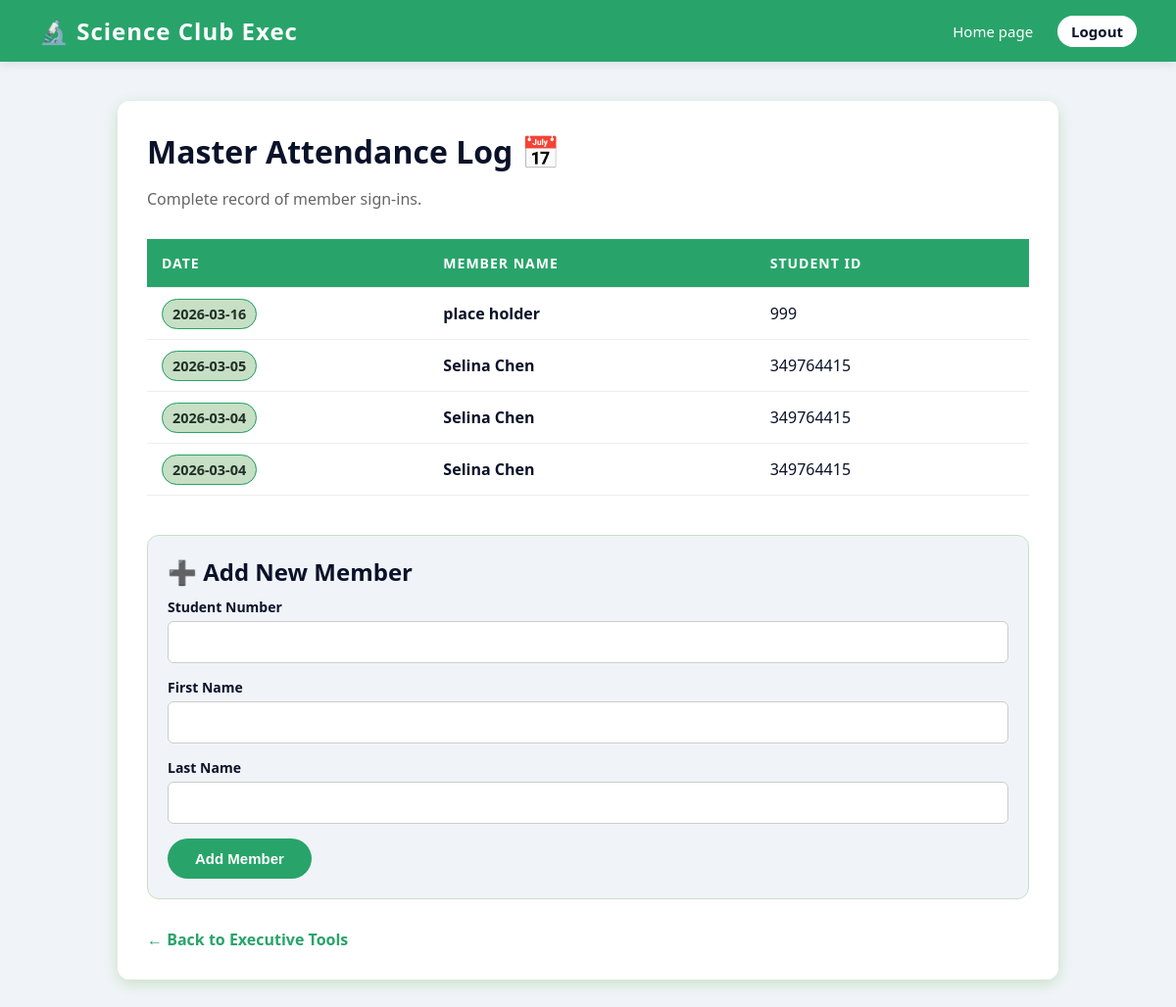
The page /attendance (signed in) on the database its author committed.
### tables this page shows
CREATE TABLE ATTENDANCE (
        attendanceID VARCHAR(100) PRIMARY KEY,
        "Student_number" VARCHAR(50),
        attendance_date DATETIME NOT NULL,
        FOREIGN KEY ("Student_number") REFERENCES MEMBER(Student_number)
    );

### app.py (the view)
@app.route('/attendance')
def attendance():
    if not session.get('logged_in'):
        return redirect('/')
    attendance_history = []  # stores records as a dict
    try:
        conn = get_db()
        cursor = conn.cursor()
        cursor.execute("SELECT Student_number, Firstname, Lastname FROM MEMBER")
        members_dict = {
            str(row[0]).strip(): f"{row[1]} {row[2]}"  # maps each student number to their full name
            for row in cursor.fetchall()
        }
        cursor.execute("SELECT student_number, attendance_date FROM ATTENDANCE ORDER BY attendance_date DESC")
        records = cursor.fetchall()
        for row in records:
            s_id = str(row[0])  # converts student number to string
            a_date = row[1]  # stores the attendance date
            s_name = members_dict.get(s_id, "Unknown Member") # fallback if member not found
            attendance_history.append({
                'date': a_date,
                'name': s_name,
                'id': s_id
            })
        conn.close()
    except Exception as e:
        print(f"Error loading attendance log: {e}")
        flash("Could not load attendance data.", "danger")
    return render_template('attendance.html', records=attendance_history)

### app.py (called while the page is built)
def get_db():
    conn = sqlite3.connect(DATABASE)  # opens a connection to the SQLite database file
    return conn  # returns the connection so it can be used by other functions

### templates/attendance.html (shortened to what this page needs)
<!DOCTYPE html>
<html lang="en">
<head>
</head>
<body>
<div class="navbar">
    <div class="navbar-brand">🔬 Science Club Exec</div>
    <div class="nav-links">
        <a href="{{ url_for('dashboard') }}">Home page</a>
        <a href="{{ url_for('logout') }}" class="logout-btn">Logout</a>
    </div>
</div>
<div class="container">
    <h1>Master Attendance Log 📅</h1>
    <p>Complete record of member sign-ins.</p>
    <table>
        <thead>
            <tr>
                <th>Date</th>
                <th>Member Name</th>
                <th>Student ID</th>
            </tr>
        </thead>
        <tbody>
            {% if records %}
                {% for record in records %}
                <tr>
                    <td><span class="date-badge">{{ record.date }}</span></td>
                    <td><strong>{{ record.name }}</strong></td>
                    <td>{{ record.id }}</td>
                </tr>
                {% endfor %}
            {% else %}
                <tr>
                    <td colspan="3" class="empty-state">No attendance records found yet!</td>
                </tr>
            {% endif %}
        </tbody>
    </table>
    <div class="form-section">
        <h2>➕ Add New Member</h2>
        <form method="POST" action="{{ url_for('add_member') }}">
            <div class="form-group">
                <label for="number">Student Number</label>
                <input type="text" class="form-control" id="number" name="number" required>
            </div>
            <div class="form-group">
                <label for="first">First Name</label>
                <input type="text" class="form-control" id="first" name="first" required>
            </div>
            <div class="form-group">
                <label for="last">Last Name</label>
                <input type="text" class="form-control" id="last" name="last" required>
            </div>
            <button type="submit" class="btn-primary">Add Member</button>
        </form>
    </div>
    <a href="{{ url_for('dashboard') }}" class="back-btn">← Back to Executive Tools</a>
</div>
</body>
</html>

### templates/attendance.html (style rules this page uses)
body { font-family: 'Segoe UI', Tahoma, Geneva, Verdana, sans-serif; background-color: #f0f4f8; margin: 0; color: #0a122a; }
.navbar { background-color: #28a46a; color: white; padding: 15px 40px; display: flex; justify-content: space-between; align-items: center; box-shadow: 0 2px 10px rgba(0,0,0,0.1); }
.navbar-brand { font-size: 24px; font-weight: bold; letter-spacing: 1px; }
.nav-links { display: flex; align-items: center; }
.nav-links a { color: white; text-decoration: none; margin-left: 20px; font-size: 15px; font-weight: 500; transition: 0.3s; }
.nav-links .logout-btn { background-color: white; color: #0a122a; padding: 6px 14px; border-radius: 20px; font-weight: bold; margin-left: 25px; }
.container { max-width: 900px; margin: 40px auto; background: white; padding: 30px; border-radius: 12px; box-shadow: 0 4px 15px #c7dfc5; }
h1, h2 { color: #0a122a; margin-bottom: 10px; margin-top: 0; }
p { color: #666; margin-bottom: 30px; }
table { width: 100%; border-collapse: collapse; margin-bottom: 40px; }
th, td { padding: 15px; border-bottom: 1px solid #eee; text-align: left; }
th { background-color: #28a46a; color: white; text-transform: uppercase; font-size: 14px; letter-spacing: 1px; }
.date-badge { background: #c7dfc5; color: #223127; padding: 5px 10px; border-radius: 25px; font-weight: bold; font-size: 0.9em; border: 1px solid #28a46a; }
.form-section { background: #f0f4f8; padding: 20px; border-radius: 12px; border: 1px solid #c7dfc5; margin-top: 20px; }
.form-group { margin-bottom: 15px; }
label { font-weight: 600; display: block; margin-bottom: 5px; color: #0a122a; font-size: 14px; }
.form-control { width: 100%; padding: 12px; border: 1px solid #ccc; border-radius: 6px; font-size: 15px; box-sizing: border-box; transition: 0.3s; }
.btn-primary { display: inline-block; padding: 12px 28px; background-color: #28a46a; color: white; border: none; border-radius: 25px; font-size: 15px; font-weight: 600; cursor: pointer; transition: 0.3s; text-decoration: none; }
.back-btn { display: inline-block; margin-top: 30px; text-decoration: none; color: #28a46a; font-weight: bold; transition: 0.3s; }

### rows shown on the page
ATTENDANCE: date "2026-03-16", name "place holder", id "999"
ATTENDANCE: date "2026-03-05", name "Selina Chen", id "349764415"
ATTENDANCE: date "2026-03-04", name "Selina Chen", id "349764415"
ATTENDANCE: date "2026-03-04", name "Selina Chen", id "349764415"
